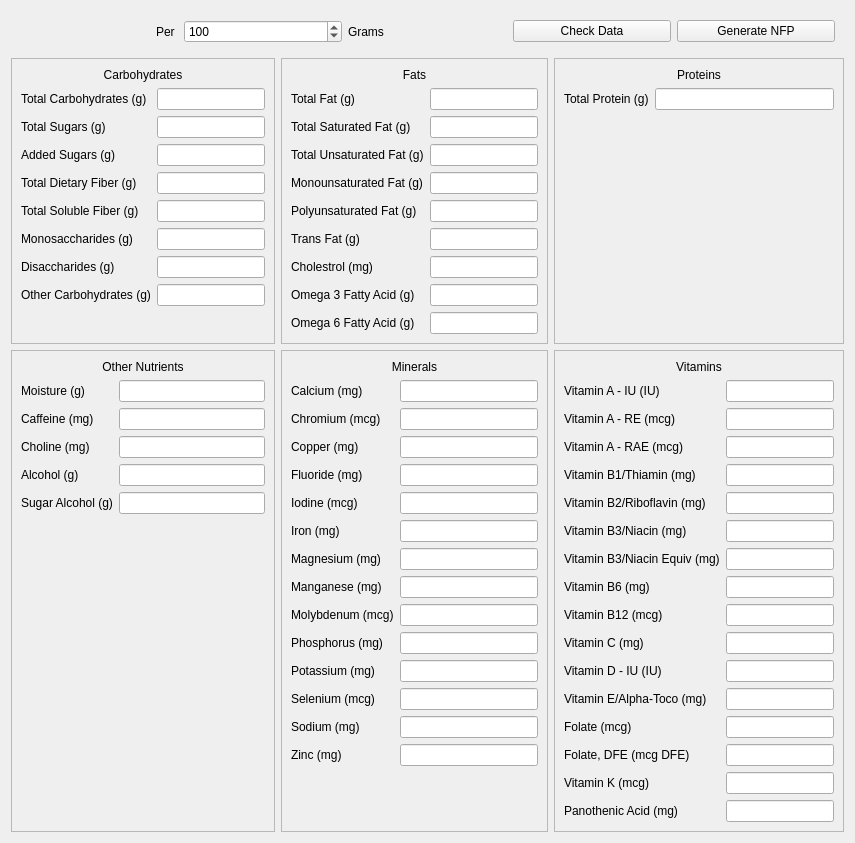
       <widget class="QWidget" name="nutritionalsTab">
        <attribute name="title">
         <string>Nutritionals</string>
        </attribute>
        <layout class="QVBoxLayout" name="verticalLayout_3">
         <item>
          <widget class="QWidget" name="widget_2" native="true">
           <property name="autoFillBackground">
            <bool>true</bool>
           </property>
           <layout class="QHBoxLayout" name="horizontalLayout">
            <item>
             <widget class="QLabel" name="perLabel">
              <property name="text">
               <string>Per </string>
              </property>
              <property name="alignment">
               <set>Qt::AlignRight|Qt::AlignTrailing|Qt::AlignVCenter</set>
              </property>
             </widget>
            </item>
            <item>
             <widget class="QSpinBox" name="perGramsSpinBox">
              <property name="maximum">
               <number>1000</number>
              </property>
              <property name="singleStep">
               <number>10</number>
              </property>
              <property name="value">
               <number>100</number>
              </property>
             </widget>
            </item>
            <item>
             <widget class="QLabel" name="gramsLabel">
              <property name="text">
               <string>Grams</string>
              </property>
             </widget>
            </item>
            <item>
             <widget class="QPushButton" name="checkDataBtn">
              <property name="text">
               <string>Check Data</string>
              </property>
             </widget>
            </item>
            <item>
             <widget class="QPushButton" name="generateNFPPushBtn">
              <property name="text">
               <string>Generate NFP</string>
              </property>
             </widget>
            </item>
           </layout>
          </widget>
         </item>
         <item>
          <layout class="QGridLayout" name="gridLayout_2">
           <item row="1" column="2">
            <widget class="QFrame" name="vitaminsFrame">
             <property name="autoFillBackground">
              <bool>true</bool>
             </property>
             <property name="inputMethodHints">
              <set>Qt::ImhDigitsOnly</set>
             </property>
             <property name="frameShape">
              <enum>QFrame::StyledPanel</enum>
             </property>
             <layout class="QFormLayout" name="formLayout_7">
              <item row="1" column="0">
               <widget class="QLabel" name="vitaminAIUIULabel">
                <property name="text">
                 <string>Vitamin A - IU (IU)</string>
                </property>
               </widget>
              </item>
              <item row="1" column="1">
               <widget class="QLineEdit" name="vitaminAIUIULineEdit"/>
              </item>
              <item row="2" column="0">
               <widget class="QLabel" name="vitaminAREMcgLabel">
                <property name="text">
                 <string>Vitamin A - RE (mcg)</string>
                </property>
               </widget>
              </item>
              <item row="2" column="1">
               <widget class="QLineEdit" name="vitaminAREMcgLineEdit"/>
              </item>
              <item row="3" column="0">
               <widget class="QLabel" name="vitaminARAEMcgLabel">
                <property name="text">
                 <string>Vitamin A - RAE (mcg)</string>
                </property>
               </widget>
              </item>
              <item row="3" column="1">
               <widget class="QLineEdit" name="vitaminARAEMcgLineEdit"/>
              </item>
              <item row="4" column="0">
               <widget class="QLabel" name="vitaminB1ThiaminMgLabel">
                <property name="text">
                 <string>Vitamin B1/Thiamin (mg)</string>
                </property>
               </widget>
              </item>
              <item row="4" column="1">
               <widget class="QLineEdit" name="vitaminB1ThiaminMgLineEdit"/>
              </item>
              <item row="5" column="0">
               <widget class="QLabel" name="vitaminB2RiboflavinMgLabel">
                <property name="text">
                 <string>Vitamin B2/Riboflavin (mg)</string>
                </property>
               </widget>
              </item>
              <item row="5" column="1">
               <widget class="QLineEdit" name="vitaminB2RiboflavinMgLineEdit"/>
              </item>
              <item row="6" column="0">
               <widget class="QLabel" name="vitaminB3NiacinMgLabel">
                <property name="text">
                 <string>Vitamin B3/Niacin (mg)</string>
                </property>
               </widget>
              </item>
              <item row="6" column="1">
               <widget class="QLineEdit" name="vitaminB3NiacinMgLineEdit"/>
              </item>
              <item row="7" column="0">
               <widget class="QLabel" name="vitaminB3NiacinEquivMgLabel">
                <property name="text">
                 <string>Vitamin B3/Niacin Equiv (mg)</string>
                </property>
               </widget>
              </item>
              <item row="7" column="1">
               <widget class="QLineEdit" name="vitaminB3NiacinEquivMgLineEdit"/>
              </item>
              <item row="8" column="0">
               <widget class="QLabel" name="vitaminB6MgLabel">
                <property name="text">
                 <string>Vitamin B6 (mg)</string>
                </property>
               </widget>
              </item>
              <item row="8" column="1">
               <widget class="QLineEdit" name="vitaminB6MgLineEdit"/>
              </item>
              <item row="9" column="0">
               <widget class="QLabel" name="vitaminB12McgLabel">
                <property name="text">
                 <string>Vitamin B12 (mcg)</string>
                </property>
               </widget>
              </item>
              <item row="9" column="1">
               <widget class="QLineEdit" name="vitaminB12McgLineEdit"/>
              </item>
              <item row="10" column="0">
               <widget class="QLabel" name="vitaminCMgLabel">
                <property name="text">
                 <string>Vitamin C (mg)</string>
                </property>
               </widget>
              </item>
              <item row="10" column="1">
               <widget class="QLineEdit" name="vitaminCMgLineEdit"/>
              </item>
              <item row="11" column="0">
               <widget class="QLabel" name="vitaminDIUIULabel">
                <property name="text">
                 <string>Vitamin D - IU (IU)</string>
                </property>
               </widget>
              </item>
              <item row="11" column="1">
               <widget class="QLineEdit" name="vitaminDIUIULineEdit"/>
              </item>
              <item row="12" column="0">
               <widget class="QLabel" name="vitaminEAlphaTocoMgLabel">
                <property name="text">
                 <string>Vitamin E/Alpha-Toco (mg)</string>
                </property>
               </widget>
              </item>
              <item row="12" column="1">
               <widget class="QLineEdit" name="vitaminEAlphaTocoMgLineEdit"/>
              </item>
              <item row="13" column="0">
               <widget class="QLabel" name="folateMcgLabel">
                <property name="text">
                 <string>Folate (mcg)</string>
                </property>
               </widget>
              </item>
              <item row="13" column="1">
               <widget class="QLineEdit" name="folateMcgLineEdit"/>
              </item>
              <item row="14" column="0">
               <widget class="QLabel" name="folateDFEMcgDFELabel">
                <property name="text">
                 <string>Folate, DFE (mcg DFE)</string>
                </property>
               </widget>
              </item>
              <item row="14" column="1">
               <widget class="QLineEdit" name="folateDFEMcgDFELineEdit"/>
              </item>
              <item row="15" column="0">
               <widget class="QLabel" name="vitaminKMcgLabel">
                <property name="text">
                 <string>Vitamin K (mcg)</string>
                </property>
               </widget>
              </item>
              <item row="15" column="1">
               <widget class="QLineEdit" name="vitaminKMcgLineEdit"/>
              </item>
              <item row="16" column="0">
               <widget class="QLabel" name="panothenicAcidMgLabel">
                <property name="text">
                 <string>Panothenic Acid (mg)</string>
                </property>
               </widget>
              </item>
              <item row="16" column="1">
               <widget class="QLineEdit" name="panothenicAcidMgLineEdit"/>
              </item>
              <item row="0" column="0" colspan="2">
               <widget class="QLabel" name="label_5">
                <property name="text">
                 <string>Vitamins</string>
                </property>
                <property name="alignment">
                 <set>Qt::AlignCenter</set>
                </property>
               </widget>
              </item>
             </layout>
            </widget>
           </item>
           <item row="0" column="1">
            <widget class="QFrame" name="fatsFrame">
             <property name="autoFillBackground">
              <bool>true</bool>
             </property>
             <property name="frameShape">
              <enum>QFrame::StyledPanel</enum>
             </property>
             <layout class="QFormLayout" name="formLayout_6">
              <item row="1" column="0">
               <widget class="QLabel" name="totalFatGLabel">
                <property name="text">
                 <string>Total Fat (g)</string>
                </property>
               </widget>
              </item>
              <item row="1" column="1">
               <widget class="QLineEdit" name="totalFatGLineEdit"/>
              </item>
              <item row="2" column="0">
               <widget class="QLabel" name="saturatedFatGLabel">
                <property name="text">
                 <string>Total Saturated Fat (g)</string>
                </property>
               </widget>
              </item>
              <item row="2" column="1">
               <widget class="QLineEdit" name="saturatedFatGLineEdit"/>
              </item>
              <item row="3" column="0">
               <widget class="QLabel" name="totalUnsaturatedFatGLabel">
                <property name="text">
                 <string>Total Unsaturated Fat (g)</string>
                </property>
               </widget>
              </item>
              <item row="3" column="1">
               <widget class="QLineEdit" name="totalUnsaturatedFatGLineEdit"/>
              </item>
              <item row="4" column="0">
               <widget class="QLabel" name="monounsaturatedFatGLabel">
                <property name="text">
                 <string>Monounsaturated Fat (g)</string>
                </property>
               </widget>
              </item>
              <item row="4" column="1">
               <widget class="QLineEdit" name="monounsaturatedFatGLineEdit"/>
              </item>
              <item row="5" column="0">
               <widget class="QLabel" name="polyunsaturatedFatGLabel">
                <property name="text">
                 <string>Polyunsaturated Fat (g)</string>
                </property>
               </widget>
              </item>
              <item row="5" column="1">
               <widget class="QLineEdit" name="polyunsaturatedFatGLineEdit"/>
              </item>
              <item row="6" column="0">
               <widget class="QLabel" name="transFatGLabel">
                <property name="text">
                 <string>Trans Fat (g)</string>
                </property>
               </widget>
              </item>
              <item row="6" column="1">
               <widget class="QLineEdit" name="transFatGLineEdit"/>
              </item>
              <item row="7" column="0">
               <widget class="QLabel" name="cholestrolMgLabel">
                <property name="text">
                 <string>Cholestrol (mg)</string>
                </property>
               </widget>
              </item>
              <item row="7" column="1">
               <widget class="QLineEdit" name="cholestrolMgLineEdit"/>
              </item>
              <item row="8" column="0">
               <widget class="QLabel" name="omega3FattyAcidGLabel">
                <property name="text">
                 <string>Omega 3 Fatty Acid (g)</string>
                </property>
               </widget>
              </item>
              <item row="8" column="1">
               <widget class="QLineEdit" name="omega3FattyAcidGLineEdit"/>
              </item>
              <item row="9" column="0">
               <widget class="QLabel" name="omega6FattyAcidGLabel">
                <property name="text">
                 <string>Omega 6 Fatty Acid (g)</string>
                </property>
               </widget>
              </item>
              <item row="9" column="1">
               <widget class="QLineEdit" name="omega6FattyAcidGLineEdit"/>
              </item>
              <item row="0" column="0" colspan="2">
               <widget class="QLabel" name="label_4">
                <property name="text">
                 <string>Fats</string>
                </property>
                <property name="alignment">
                 <set>Qt::AlignCenter</set>
                </property>
               </widget>
              </item>
             </layout>
            </widget>
           </item>
           <item row="1" column="1">
            <widget class="QFrame" name="formFrame_4">
             <property name="autoFillBackground">
              <bool>true</bool>
             </property>
             <property name="frameShape">
              <enum>QFrame::StyledPanel</enum>
             </property>
             <layout class="QFormLayout" name="formLayout_8">
              <item row="1" column="0">
               <widget class="QLabel" name="calciumMgLabel">
                <property name="text">
                 <string>Calcium (mg)</string>
                </property>
               </widget>
              </item>
              <item row="1" column="1">
               <widget class="QLineEdit" name="calciumMgLineEdit"/>
              </item>
              <item row="2" column="0">
               <widget class="QLabel" name="chromiumMcgLabel">
                <property name="text">
                 <string>Chromium (mcg)</string>
                </property>
               </widget>
              </item>
              <item row="2" column="1">
               <widget class="QLineEdit" name="chromiumMcgLineEdit"/>
              </item>
              <item row="3" column="0">
               <widget class="QLabel" name="copperMgLabel">
                <property name="text">
                 <string>Copper (mg)</string>
                </property>
               </widget>
              </item>
              <item row="3" column="1">
               <widget class="QLineEdit" name="copperMgLineEdit"/>
              </item>
              <item row="4" column="0">
               <widget class="QLabel" name="fluorideMgLabel">
                <property name="text">
                 <string>Fluoride (mg)</string>
                </property>
               </widget>
              </item>
              <item row="4" column="1">
               <widget class="QLineEdit" name="fluorideMgLineEdit"/>
              </item>
              <item row="5" column="0">
               <widget class="QLabel" name="iodineMcgLabel">
                <property name="text">
                 <string>Iodine (mcg)</string>
                </property>
               </widget>
              </item>
              <item row="5" column="1">
               <widget class="QLineEdit" name="iodineMcgLineEdit"/>
              </item>
              <item row="6" column="0">
               <widget class="QLabel" name="ironMgLabel">
                <property name="text">
                 <string>Iron (mg)</string>
                </property>
               </widget>
              </item>
              <item row="6" column="1">
               <widget class="QLineEdit" name="ironMgLineEdit"/>
              </item>
              <item row="7" column="0">
               <widget class="QLabel" name="magnesiumMgLabel">
                <property name="text">
                 <string>Magnesium (mg)</string>
                </property>
               </widget>
              </item>
              <item row="7" column="1">
               <widget class="QLineEdit" name="magnesiumMgLineEdit"/>
              </item>
              <item row="8" column="0">
               <widget class="QLabel" name="manganeseMgLabel">
                <property name="text">
                 <string>Manganese (mg)</string>
                </property>
               </widget>
              </item>
              <item row="8" column="1">
               <widget class="QLineEdit" name="manganeseMgLineEdit"/>
              </item>
              <item row="9" column="0">
               <widget class="QLabel" name="molybdenumMcgLabel">
                <property name="text">
                 <string>Molybdenum (mcg)</string>
                </property>
               </widget>
              </item>
              <item row="9" column="1">
               <widget class="QLineEdit" name="molybdenumMcgLineEdit"/>
              </item>
              <item row="10" column="0">
               <widget class="QLabel" name="phosphorusMgLabel">
                <property name="text">
                 <string>Phosphorus (mg)</string>
                </property>
               </widget>
              </item>
              <item row="10" column="1">
               <widget class="QLineEdit" name="phosphorusMgLineEdit"/>
              </item>
              <item row="11" column="0">
               <widget class="QLabel" name="potassiumMgLabel">
                <property name="text">
                 <string>Potassium (mg)</string>
                </property>
               </widget>
              </item>
              <item row="11" column="1">
               <widget class="QLineEdit" name="potassiumMgLineEdit"/>
              </item>
              <item row="12" column="0">
               <widget class="QLabel" name="seleniumMcgLabel">
                <property name="text">
                 <string>Selenium (mcg)</string>
                </property>
               </widget>
              </item>
              <item row="12" column="1">
               <widget class="QLineEdit" name="seleniumMcgLineEdit"/>
              </item>
              <item row="13" column="0">
               <widget class="QLabel" name="sodiumMgLabel">
                <property name="text">
                 <string>Sodium (mg)</string>
                </property>
               </widget>
              </item>
              <item row="13" column="1">
               <widget class="QLineEdit" name="sodiumMgLineEdit"/>
              </item>
              <item row="14" column="0">
               <widget class="QLabel" name="zincMgLabel">
                <property name="text">
                 <string>Zinc (mg)</string>
                </property>
               </widget>
              </item>
              <item row="14" column="1">
               <widget class="QLineEdit" name="zincMgLineEdit"/>
              </item>
              <item row="0" column="0" colspan="2">
               <widget class="QLabel" name="mineralsFrame">
                <property name="text">
                 <string>Minerals</string>
                </property>
                <property name="alignment">
                 <set>Qt::AlignCenter</set>
                </property>
               </widget>
              </item>
             </layout>
            </widget>
           </item>
           <item row="0" column="0">
            <widget class="QFrame" name="carbsFrame">
             <property name="autoFillBackground">
              <bool>true</bool>
             </property>
             <property name="frameShape">
              <enum>QFrame::StyledPanel</enum>
             </property>
             <layout class="QFormLayout" name="formLayout_4">
              <item row="1" column="0">
               <widget class="QLabel" name="totalCarbohydratesGLabel">
                <property name="text">
                 <string>Total Carbohydrates (g)</string>
                </property>
               </widget>
              </item>
              <item row="1" column="1">
               <widget class="QLineEdit" name="totalCarbohydratesGLineEdit"/>
              </item>
              <item row="2" column="0">
               <widget class="QLabel" name="totalSugarsGramLabel">
                <property name="text">
                 <string>Total Sugars (g)</string>
                </property>
               </widget>
              </item>
              <item row="2" column="1">
               <widget class="QLineEdit" name="totalSugarsGLineEdit"/>
              </item>
              <item row="3" column="0">
               <widget class="QLabel" name="addedSugarsGramLabel">
                <property name="text">
                 <string>Added Sugars (g)</string>
                </property>
               </widget>
              </item>
              <item row="3" column="1">
               <widget class="QLineEdit" name="addedSugarsGLineEdit"/>
              </item>
              <item row="4" column="0">
               <widget class="QLabel" name="totalDietaryFiberGLabel">
                <property name="text">
                 <string>Total Dietary Fiber (g)</string>
                </property>
               </widget>
              </item>
              <item row="4" column="1">
               <widget class="QLineEdit" name="totalDietaryFiberGLineEdit"/>
              </item>
              <item row="5" column="0">
               <widget class="QLabel" name="totalSolubleFiberGLabel">
                <property name="text">
                 <string>Total Soluble Fiber (g)</string>
                </property>
               </widget>
              </item>
              <item row="5" column="1">
               <widget class="QLineEdit" name="totalSolubleFiberGLineEdit"/>
              </item>
              <item row="6" column="0">
               <widget class="QLabel" name="monosaccharidesGLabel">
                <property name="text">
                 <string>Monosaccharides (g)</string>
                </property>
               </widget>
              </item>
              <item row="6" column="1">
               <widget class="QLineEdit" name="monosaccharidesGLineEdit"/>
              </item>
              <item row="7" column="0">
               <widget class="QLabel" name="disaccharidesGLabel">
                <property name="text">
                 <string>Disaccharides (g)</string>
                </property>
               </widget>
              </item>
              <item row="7" column="1">
               <widget class="QLineEdit" name="disaccharidesGLineEdit"/>
              </item>
              <item row="8" column="0">
               <widget class="QLabel" name="otherCarbohydratesGLabel">
                <property name="text">
                 <string>Other Carbohydrates (g)</string>
                </property>
               </widget>
              </item>
              <item row="8" column="1">
               <widget class="QLineEdit" name="otherCarbohydratesGLineEdit"/>
              </item>
              <item row="0" column="0" colspan="2">
               <widget class="QLabel" name="carbsLabel">
                <property name="text">
                 <string>Carbohydrates</string>
                </property>
                <property name="alignment">
                 <set>Qt::AlignCenter</set>
                </property>
               </widget>
              </item>
             </layout>
            </widget>
           </item>
           <item row="0" column="2">
            <widget class="QFrame" name="proteinsFrame">
             <property name="autoFillBackground">
              <bool>true</bool>
             </property>
             <property name="frameShape">
              <enum>QFrame::StyledPanel</enum>
             </property>
             <layout class="QFormLayout" name="formLayout_2">
              <item row="0" column="0" colspan="2">
               <widget class="QLabel" name="label_2">
                <property name="text">
                 <string>Proteins</string>
                </property>
                <property name="alignment">
                 <set>Qt::AlignCenter</set>
                </property>
               </widget>
              </item>
              <item row="1" column="0">
               <widget class="QLabel" name="totalProteinGLabel">
                <property name="text">
                 <string>Total Protein (g)</string>
                </property>
               </widget>
              </item>
              <item row="1" column="1">
               <widget class="QLineEdit" name="totalProteinGLineEdit"/>
              </item>
             </layout>
            </widget>
           </item>
           <item row="1" column="0">
            <widget class="QFrame" name="otherNutrientsFrame">
             <property name="autoFillBackground">
              <bool>true</bool>
             </property>
             <property name="frameShape">
              <enum>QFrame::StyledPanel</enum>
             </property>
             <layout class="QFormLayout" name="formLayout_5">
              <item row="0" column="0" colspan="2">
               <widget class="QLabel" name="label_6">
                <property name="text">
                 <string>Other Nutrients</string>
                </property>
                <property name="alignment">
                 <set>Qt::AlignCenter</set>
                </property>
               </widget>
              </item>
              <item row="1" column="0">
               <widget class="QLabel" name="moistureGLabel">
                <property name="text">
                 <string>Moisture (g)</string>
                </property>
               </widget>
              </item>
              <item row="1" column="1">
               <widget class="QLineEdit" name="moistureGLineEdit"/>
              </item>
              <item row="2" column="0">
               <widget class="QLabel" name="caffeineMgLabel">
                <property name="text">
                 <string>Caffeine (mg)</string>
                </property>
               </widget>
              </item>
              <item row="2" column="1">
               <widget class="QLineEdit" name="caffeineMgLineEdit"/>
              </item>
              <item row="3" column="0">
               <widget class="QLabel" name="cholineMgLabel">
                <property name="text">
                 <string>Choline (mg)</string>
                </property>
               </widget>
              </item>
              <item row="3" column="1">
               <widget class="QLineEdit" name="cholineMgLineEdit"/>
              </item>
              <item row="4" column="0">
               <widget class="QLabel" name="alcoholGLabel">
                <property name="text">
                 <string>Alcohol (g)</string>
                </property>
               </widget>
              </item>
              <item row="4" column="1">
               <widget class="QLineEdit" name="alcoholGLineEdit"/>
              </item>
              <item row="5" column="0">
               <widget class="QLabel" name="sugarAlcoholGLabel">
                <property name="text">
                 <string>Sugar Alcohol (g)</string>
                </property>
               </widget>
              </item>
              <item row="5" column="1">
               <widget class="QLineEdit" name="sugarAlcoholGLineEdit"/>
              </item>
             </layout>
            </widget>
           </item>
          </layout>
         </item>
        </layout>
       </widget>
